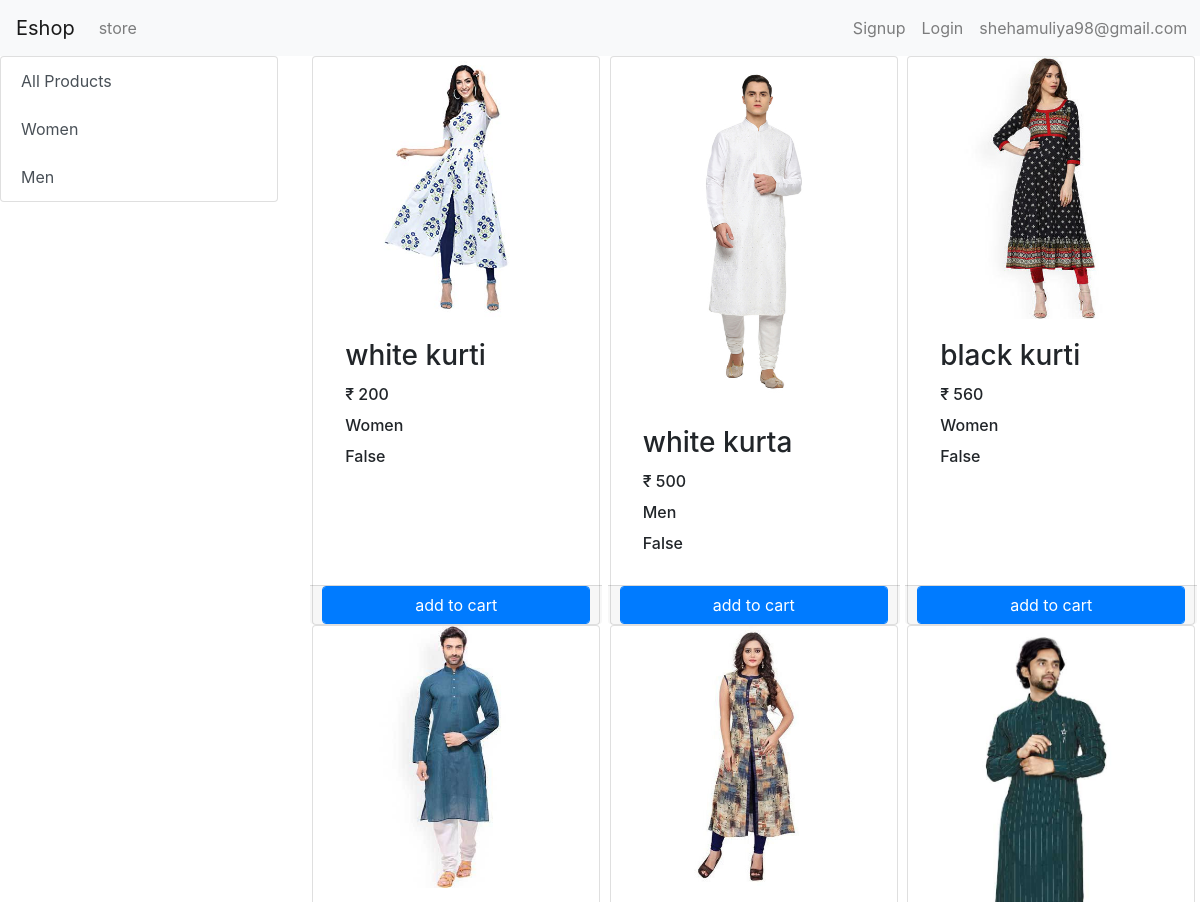
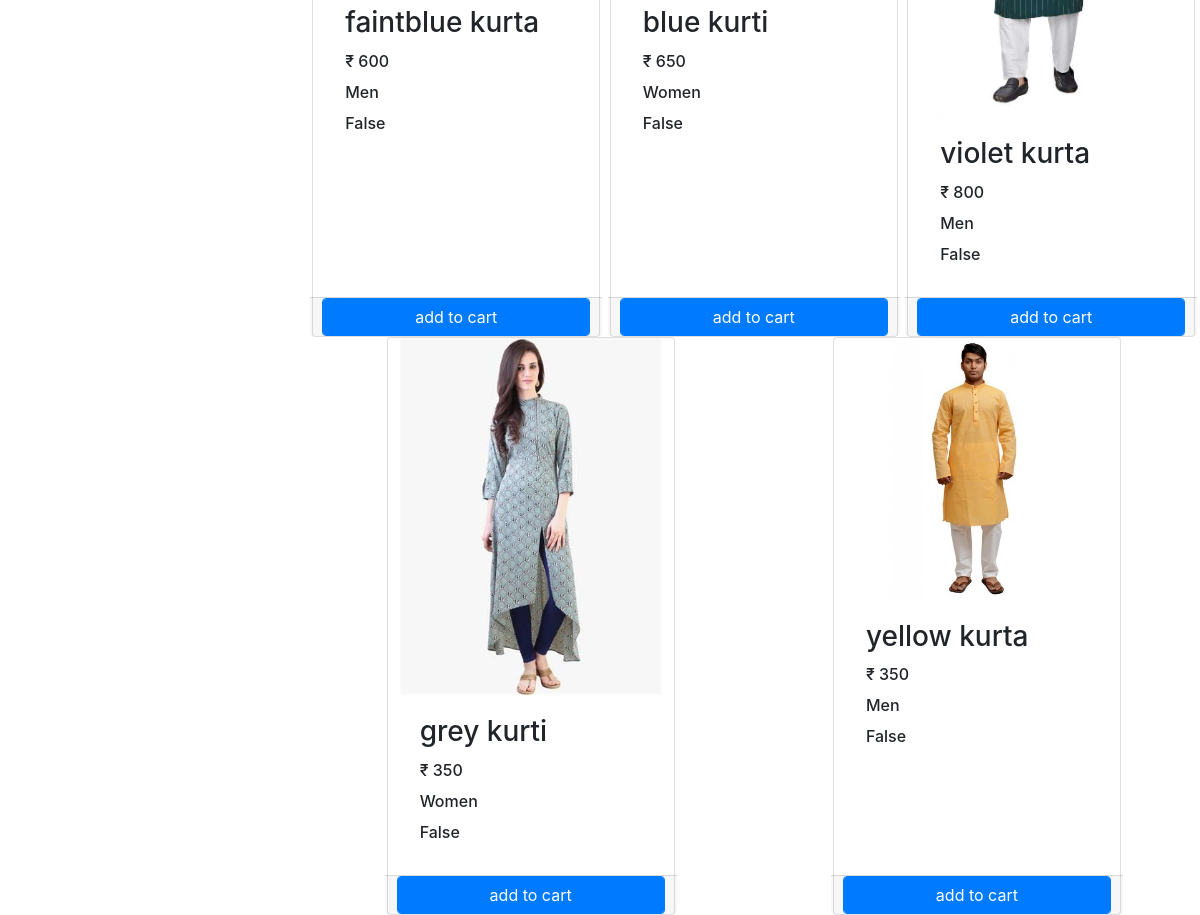
The app's page / (signed in) with its own data (2 pictures, top to bottom).
### store/models/category.py (models this page shows)
class Category(models.Model):
    name = models.CharField(max_length=20)
    @staticmethod
    def get_all_categories():
        return Category.objects.all()
    def __str__(self):
        return self.name

### store/models/product.py (models this page shows, shortened)
class Product(models.Model):
    name = models.CharField(max_length=50)
    price = models.IntegerField(default=0)
    category = models.ForeignKey(Category, on_delete=models.CASCADE, default=1)
    description = models.CharField(max_length=200, default='')
    image = models.ImageField(upload_to='upload/product/')
    @staticmethod
    def get_all_products():
        return Product.objects.all()

### store/views/home.py (the view, shortened to what this page needs)
# urls.py: path('', home.Index.as_view(), name='homepage'),
class Index(View):
    def get(self, request):
        cart = request.session.get('cart')
        if not cart:
            request.session['cart'] = {}
        products = None
        categories = Category.get_all_categories()
        categoryID = request.GET.get('category')
        user = request.session.get('email')
        if categoryID:
            products = Product.get_all_products_by_id(categoryID)
        else:
            products = Product.get_all_products()
        data = {}
        data['products'] = products
        data['categories'] = categories
        data['s_user'] = user
        print('you are: ', request.session.get('email'))
        return render(request, 'index.html', data)
        return render(request, 'header.html', data)
        return render(request, 'cart.html', data)

### store/templatetags/cart.py (called while the page is built)
@register.filter(name='is_in_cart')
def is_in_cart(product, cart):
    keys = cart.keys()
    for id in keys:
        if int(id) == product.id:
            return True
    return False

### store/templatetags/custome_filter.py (called while the page is built)
@register.filter(name='currency')
def currency(number):
    return "₹ "+str(number)

### store/templates/index.html (shortened to what this page needs)
{% extends 'header.html' %}
{% block content %}
{% load cart %}
{% load custome_filter %}
<div class="row" xmlns="http://www.w3.org/1999/html">
    <div class="col-lg-3 mx-auto">
      <div class="list-group">
           <a href="/" class="list-group-item
    list-group-item-action">All Products</a>
          {% for category in categories %}
          <a href="/?category={{category.id}}" class="list-group-item
    list-group-item-action">{{category.name}}</a>
          {% endfor %}
      </div>
    </div>
    <div id="products" class="col-lg-9">
    <div class="row mx-auto">
        {% for product in products %}
<div class="card mx-auto" id="{{product.id}}" style="width: 18rem;margin:10">
  <img src="{{product.image.url}}" class="card-img-top" alt="...">
  <div class="card-body">
    <h3 class="card-title"> {{product.name}}</h3>
      <h6 class="card-title"> {{product.price|currency}}</h6>
      <h6 class="card-title"> {{product.category}}</h6>
      <h6 class="card-title"> {{product | is_in_cart:request.session.cart}}</h6>
  </div>
  <div class="card-footer p-0 row">
      {% if product|is_in_cart:request.session.cart%}
         <div class="row">
     <div class="col-sm-4">
         <form action="/" method="post" >
                 {% csrf_token %}
                 <input hidden type="text" name="pid"  value='{{product.id}}'>
             <input hidden type="text" name="remove"  value='True'>
     <div class="col-sm-4"><input type="submit" value=" - " class="btn btn-block btn-secondary"></div>
                 </form></div>
     <div class="col-sm-4">{{product | cart_quantity:request.session.cart}} in cart</div>
             <form action="/" method="post" class="col-2">
                 {% csrf_token %}
                 <input hidden type="text" name="pid"  value='{{product.id}}'>
     <div class="col-sm-4"><input type="submit" value=" + " class="btn btn-block btn-secondary"></div>
                 </form>
 </div>
      {% else %}
     <form method="post" action="/#{{product.id}}" class="btn-block">
          <input type="submit" class="btn btn-primary form-control" value="add to cart">
      </form>
      {% endif %}
  </div>
</div>
        {% endfor %}
        </div>
</div></div>
{% endblock %}

### records on screen
Category: name "Women"
Category: name "Men"
Product: {{ product.id }} 1 (drawn), image (picture), name "white kurti", price "₹ 200", category "Women", session "False"
Product: image (picture), name "white kurta", price "₹ 500", category "Men", session "False"
Product: image (picture), name "black kurti", price "₹ 560", category "Women", session "False"
Product: image (picture), name "faintblue kurta", price "₹ 600", category "Men", session "False"
Product: image (picture), name "blue kurti", price "₹ 650", category "Women", session "False"
Product: image (picture), name "violet kurta", price "₹ 800", category "Men", session "False"
Product: image (picture), name "grey kurti", price "₹ 350", category "Women", session "False"
Product: image (picture), name "yellow kurta", price "₹ 350", category "Men", session "False"

### other values on screen
{{ s_user }} "shehamuliya98@gmail.com"
